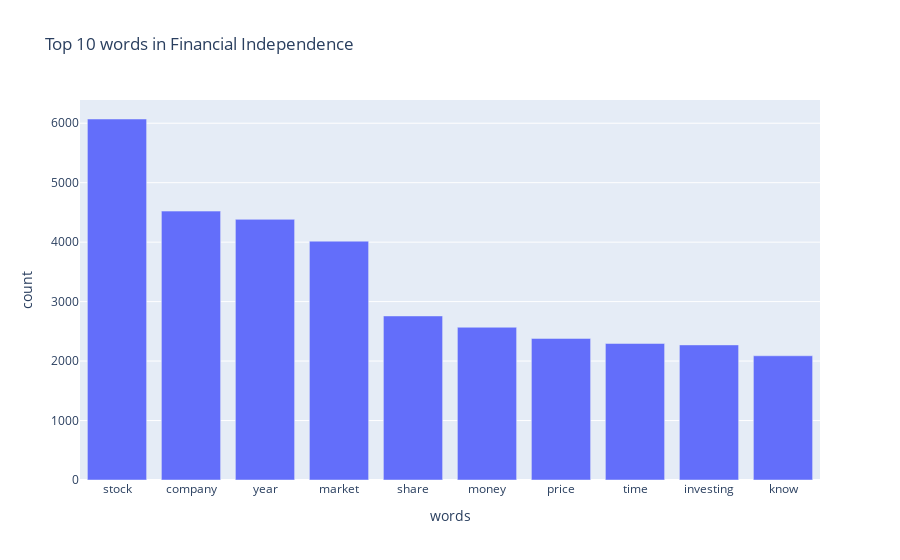

The notebook cell saved with this chart:
### Code cell
import plotly.express as px
fig = px.bar(count_df.head(10), x='words', y='count', title="Top 10 words in Financial Independence")
fig.show()

### Figure 1 — Plotly figure (JSON) as saved in the notebook; plotly's stock layout.template omitted (floating-point values rounded to 4 significant figures)
{"data": [{"alignmentgroup": "True", "hovertemplate": "words=%{x}<br>count=%{y}<extra></extra>", "legendgroup": "", "marker": {"color": "#636efa"}, "name": "", "offsetgroup": "", "orientation": "v", "showlegend": false, "textposition": "auto", "type": "bar", "x": ["stock", "company", "year", "market", "share", "money", "price", "time", "investing", "know"], "xaxis": "x", "y": [6071, 4522, 4383, 4017, 2759, 2569, 2381, 2296, 2272, 2089], "yaxis": "y"}], "layout": {"barmode": "relative", "legend": {"tracegroupgap": 0}, "title": {"text": "Top 10 words in Financial Independence"}, "xaxis": {"anchor": "y", "domain": [0, 1], "title": {"text": "words"}}, "yaxis": {"anchor": "x", "domain": [0, 1], "title": {"text": "count"}}}}
